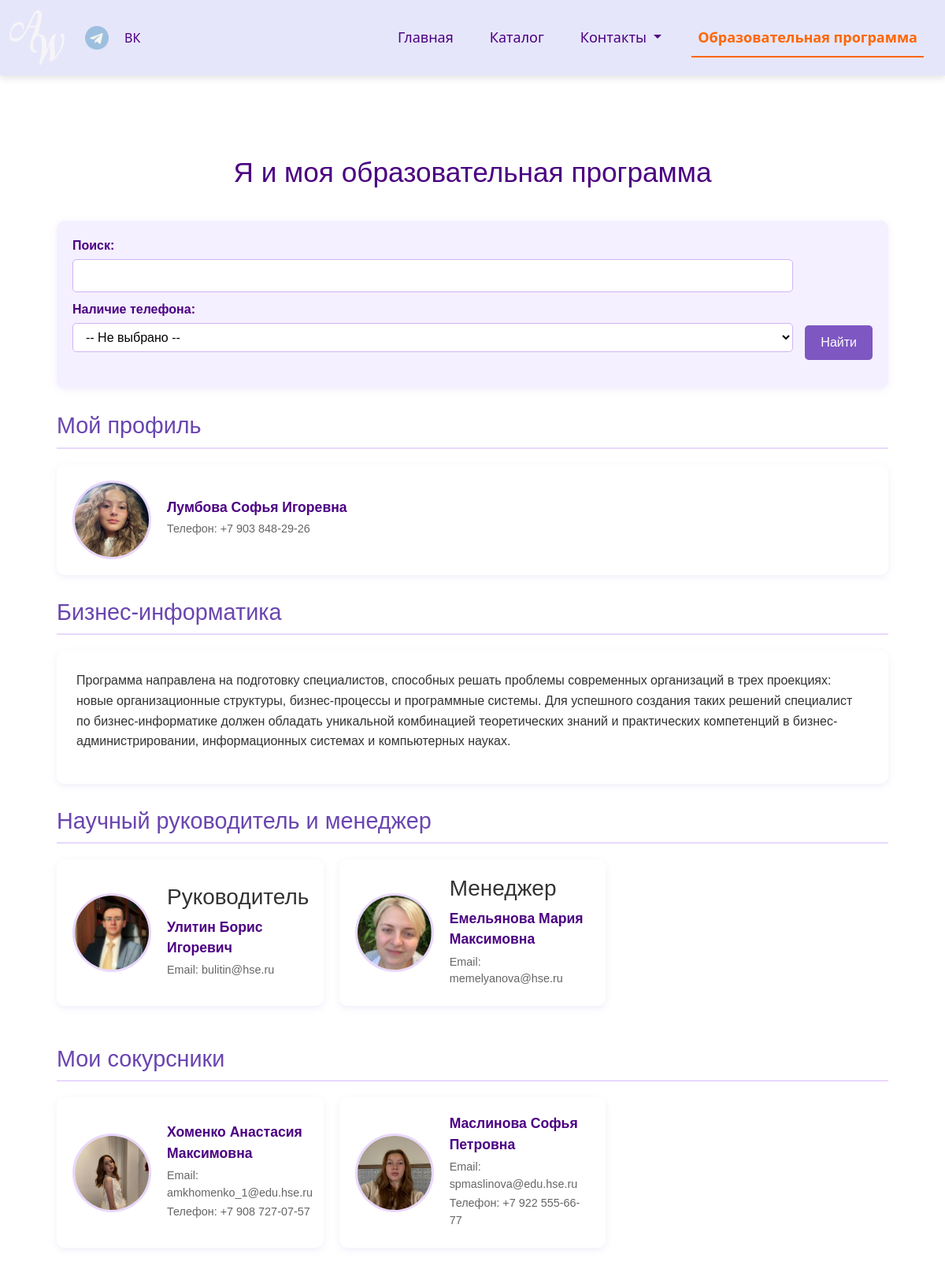
Page /App/program/ on the committed database.
### App/models.py (models this page shows, shortened)
class EducationProgram(models.Model):
    my_name = models.CharField(max_length=100)
    my_surname = models.CharField(max_length=100)  # Добавляем поле фамилии
    my_phone = models.CharField(max_length=20)
    my_photo = models.ImageField(upload_to='program/')
    supervisor_name = models.CharField(max_length=100)
    supervisor_surname = models.CharField(max_length=100, null=True, blank=True)
    supervisor_email = models.EmailField()
    supervisor_photo = models.ImageField(upload_to='program/')
    manager_name = models.CharField(max_length=100)
    manager_surname = models.CharField(max_length=100, null=True, blank=True)
    manager_email = models.EmailField()
    manager_photo = models.ImageField(upload_to='program/')
    program_name = models.CharField(max_length=100)
    program_description = models.TextField()

class Classmate(models.Model):
    program = models.ForeignKey(EducationProgram, on_delete=models.CASCADE, related_name='classmates')
    name = models.CharField(max_length=100)
    surname = models.CharField(max_length=100, null=True, blank=True)
    email = models.EmailField()
    phone = models.CharField(max_length=20)
    photo = models.ImageField(upload_to='program/')

### App/views.py (the view, shortened to what this page needs)
# urls.py: path('program/', views.program_view, name='program'),
def program_view(request):
    from django.db.models import Q
    program = EducationProgram.objects.first()
    classmates = Classmate.objects.all()
    form = SearchForm(request.GET or None)
    query = form['query'].value() if form.is_valid() else ''
    has_phone = request.GET.get('has_phone', '')  # 'yes', 'no' или ''
    search_results = None  # По умолчанию — результатов нет
    context = {
        'program': program,
        'classmates': classmates,
        'form': form,
        'search_results': search_results,
    }
    return render(request, 'program.html', context)

### App/forms.py
class SearchForm(forms.Form):
    query = forms.CharField(label='Поиск', max_length=100, required=False)

### App/templates/program.html (shortened to what this page needs)
{% extends 'base.html' %}
{% load static %}
{% block content %}
<div class="education-container">
    <h1 class="education-title">Я и моя образовательная программа</h1>
    <div class="search-section">
        <form method="get" class="search-form">
            <div class="search-fields">
                {{ form.as_p }}
                <p>
                    <label for="has_phone">Наличие телефона:</label>
                    <select name="has_phone" id="has_phone">
                        <option value="">-- Не выбрано --</option>
                    </select>
                </p>
            </div>
            <button type="submit" class="search-button">Найти</button>
        </form>
    </div>
    <div class="profile-section">
        <h2 class="section-title">Мой профиль</h2>
        <div class="profile-card">
            <div class="profile-photo">
                <img src="{{ program.my_photo.url }}" alt="Фото {{ program.my_name }}">
            </div>
            <div class="profile-details">
                <h3 class="profile-name">{{ program.my_name }}</h3>
                <p class="profile-contact">Телефон: {{ program.my_phone }}</p>
            </div>
        </div>
    </div>
    <div class="program-section">
        <h2 class="section-title">{{ program.program_name }}</h2>
        <div class="program-description">
            {{ program.program_description|linebreaks }}
        </div>
    </div>
    <div class="staff-section">
        <h2 class="section-title">Научный руководитель и менеджер</h2>
        <div class="staff-grid">
            <div class="staff-card">
                <div class="staff-photo">
                    <img src="{{ program.supervisor_photo.url }}" alt="Фото {{ program.supervisor_name }}">
                </div>
                <div class="staff-info">
                    <h3>Руководитель</h3>
                    <p class="staff-name">{{ program.supervisor_name }}</p>
                    <p class="staff-contact">Email: {{ program.supervisor_email }}</p>
                </div>
            </div>
            <div class="staff-card">
                <div class="staff-photo">
                    <img src="{{ program.manager_photo.url }}" alt="Фото {{ program.manager_name }}">
                </div>
                <div class="staff-info">
                    <h3>Менеджер</h3>
                    <p class="staff-name">{{ program.manager_name }}</p>
                    <p class="staff-contact">Email: {{ program.manager_email }}</p>
                </div>
            </div>
        </div>
    </div>
    <div class="classmates-section">
        <h2 class="section-title">Мои сокурсники</h2>
        <div class="classmates-grid">
            {% for classmate in classmates %}
            <div class="classmate-card">
                <div class="classmate-photo">
                    <img src="{{ classmate.photo.url }}" alt="Фото {{ classmate.name }}">
                </div>
                <div class="classmate-info">
                    <p class="classmate-name">{{ classmate.name }}</p>
                    <p class="classmate-contact">Email: {{ classmate.email }}</p>
                    <p class="classmate-contact">Телефон: {{ classmate.phone }}</p>
                </div>
            </div>
            {% endfor %}
        </div>
    </div>
</div>
{% endblock %}

### App/templates/program.html (style rules this page uses)
.education-container { max-width: 1200px; margin: 0 auto; padding: 30px; font-family: 'Arial', sans-serif; color: #333; }
.education-title { text-align: center; color: #4b0082; margin-bottom: 40px; font-size: 2.2em; }
.section-title { color: #6a45b0; margin: 30px 0 20px; font-size: 1.8em; border-bottom: 2px solid #e9d8fd; padding-bottom: 10px; }
.search-section { background-color: #f5f0ff; padding: 20px; border-radius: 10px; margin-bottom: 30px; box-shadow: 0 2px 10px rgba(126, 87, 194, 0.1); }
.search-form { display: flex; flex-wrap: wrap; gap: 15px; align-items: flex-end; }
.search-fields { flex: 1; min-width: 250px; }
.search-fields p { margin-bottom: 10px; }
.search-fields label { display: block; margin-bottom: 5px; font-weight: bold; color: #4b0082; }
.search-fields input, .search-fields select { width: 100%; padding: 8px 12px; border: 1px solid #d0b4f5; border-radius: 5px; background-color: white; }
.search-button { background-color: #7e57c2; color: white; border: none; padding: 10px 20px; border-radius: 5px; cursor: pointer; transition: background-color 0.3s; }
.profile-card, .person-card, .staff-card, .classmate-card { background-color: white; border-radius: 10px; padding: 20px; margin-bottom: 20px; box-shadow: 0 3px 10px rgba(126, 87, 194, 0.1); display: flex; gap: 20px; align-items: center; }
.person-photo, .profile-photo, .staff-photo, .classmate-photo { width: 100px; height: 100px; border-radius: 50%; overflow: hidden; flex-shrink: 0; border: 3px solid #e9d8fd; }
.person-photo img, .profile-photo img, .staff-photo img, .classmate-photo img { width: 100%; height: 100%; object-fit: cover; }
.person-info, .profile-details, .staff-info, .classmate-info { flex: 1; }
.person-name, .profile-name, .staff-name, .classmate-name { font-weight: bold; color: #4b0082; margin-bottom: 5px; font-size: 1.1em; }
.person-contact, .profile-contact, .staff-contact, .classmate-contact { color: #666; margin: 3px 0; font-size: 0.9em; }
.people-grid, .staff-grid, .classmates-grid { display: grid; grid-template-columns: repeat(auto-fill, minmax(300px, 1fr)); gap: 20px; }
.program-description { background-color: white; padding: 25px; border-radius: 10px; line-height: 1.6; box-shadow: 0 3px 10px rgba(126, 87, 194, 0.1); }

### rows in the picture
EducationProgram: my_photo (picture), my_name "Лумбова Софья Игоревна", my_phone "+7 903 848-29-26", program_name "Бизнес-информатика", program_description "Программа направлена на подготовку специалистов, способных решать проблемы современных организаций в трех проекциях: новые организационные структуры, бизнес-процессы и программные системы. Для успешного создания таких решений специалист по бизнес-информатике должен обладать уникальной комбинацией теоретических знаний и практических компетенций в бизнес-администрировании, информационных системах и компьютерных науках.", supervisor_photo (picture), supervisor_name "Улитин Борис Игоревич", supervisor_email "bulitin@hse.ru", manager_photo (picture), manager_name "Емельянова Мария Максимовна", manager_email "memelyanova@hse.ru"
Classmate: photo (picture), name "Хоменко Анастасия Максимовна", email "amkhomenko_1@edu.hse.ru", phone "+7 908 727-07-57"
Classmate: photo (picture), name "Маслинова Софья Петровна", email "spmaslinova@edu.hse.ru", phone "+7 922 555-66-77"
